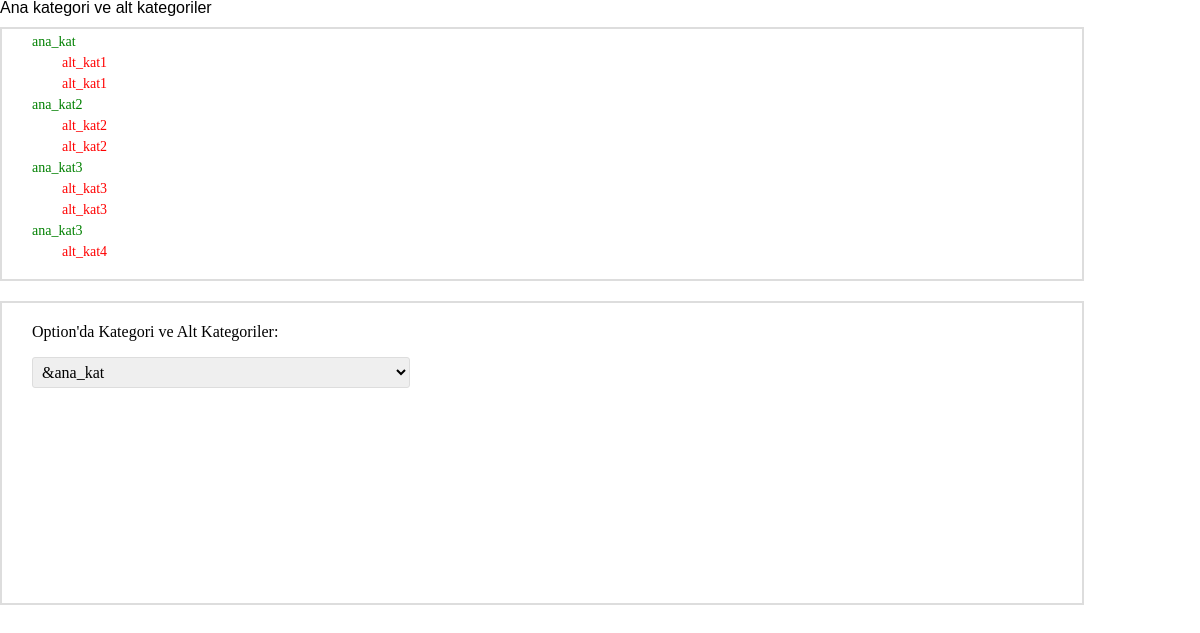
The page / on the database its author committed.
### tables this page shows
CREATE TABLE IF NOT EXISTS `ana_kategori` (
  `kategori_id` int(11) NOT NULL AUTO_INCREMENT,
  `kategori_adi` varchar(100) NOT NULL,
  PRIMARY KEY (`kategori_id`)
);

CREATE TABLE IF NOT EXISTS `alt_kategoriler` (
  `alt_kategori_id` int(11) NOT NULL AUTO_INCREMENT,
  `alt_kategori_adi` varchar(100) NOT NULL,
  `alt_ana_kategori` int(11) NOT NULL,
  PRIMARY KEY (`alt_kategori_id`)
);

### index.php (called while the page is built)
<?php
require_once "ayar.php";
require_once "tasarim.php";
?>

### tasarim.php (the view, shortened to what this page needs)
<!DOCTYPE html PUBLIC "-//W3C//DTD XHTML 1.0 Transitional//EN" "http://www.w3.org/TR/xhtml1/DTD/xhtml1-transitional.dtd">
<html xmlns="http://www.w3.org/1999/xhtml" xml:lang="en">
<head>
</head>
<body>
    <span id=text>Ana kategori ve alt kategoriler</span>
	<div id="kategori">
		<ul class="anasayfa">
		<?php
	     $query  =$db->query("SELECT  * FROM ana_kategori ORDER BY kategori_id  ASC",PDO::FETCH_ASSOC);
	     if ($query -> rowCount()) {
          foreach ($query   as  $row) {
            echo '<li id="'.$row["kategori_id"].'"><a href="#">'.$row["kategori_adi"].'</a>';
				$querym =$db->query("SELECT * FROM alt_kategoriler WHERE alt_ana_kategori=".$row["kategori_id"]."");
				if($querym -> rowCount()){
				 echo '<ul id="'.$row["kategori_id"].'" >';
				 foreach ($querym as $row){
				   echo '<li><a href="#">'.$row["alt_kategori_adi"].'</a></li>';
				  }
			echo '</ul>';
          }
      }
	}
	  ?>
	</ul>
	</div>
	<div id="alt_kategori">
		<ul>
		<span>Option'da Kategori ve Alt Kategoriler:</span><br/>
		<select name="salt_ana_kategori">
			 <?php
			 $query  =$db->query("SELECT  * FROM ana_kategori ORDER BY kategori_id  ASC",PDO::FETCH_ASSOC);
			  if ($query -> rowCount()) {
				  foreach ($query   as  $katRow) {
					echo '<option value="asd">&'.$katRow["kategori_adi"].'</option>';
				  }
			  }
			?>
		</select>
		</ul>
	</div>
</body>
</html>

### css/kategori.css (style rules this page uses)
ul,li { margin: 0; padding: 0; border: 0; list-style: none; font: 14px Arial; }
#text { display:block;height:7px }
#kategori { position:relative;margin-top:20px;width:90%;border:2px solid #ddd;height:250px;float:left;display:block }
#kategori ul { position:relative;width:50%;margin-left:30px; color:green }
ul.anasayfa li>ul>li>a { color:red }
ul.anasayfa li>a { color:green }
#kategori ul li { width:300px;font:14px Arial italic;position:relative;margin-top:5px; }
#alt_kategori { position:relative;margin-top:20px;width:90%;border:2px solid #ddd;height:300px;float:left; }
#alt_kategori ul { position:relative;width:50%;margin-left:30px }
#alt_kategori ul span { width:80%;font:17px Arial bold;margin-top:20px;display:block }
#alt_kategori select { width:70%; padding:5px; border: 1px solid #ddd; border-radius:3px;font:16px Arial bold }
#alt_kategori ul span { display:block;font:16px Arial bold }

### rows shown on the page
ana_kategori: kategori_adi "ana_kat"
alt_kategoriler: alt_kategori_adi "alt_kat1"
alt_kategoriler: alt_kategori_adi "alt_kat1"
ana_kategori: kategori_adi "ana_kat2"
alt_kategoriler: alt_kategori_adi "alt_kat2"
alt_kategoriler: alt_kategori_adi "alt_kat2"
ana_kategori: kategori_adi "ana_kat3"
alt_kategoriler: alt_kategori_adi "alt_kat3"
alt_kategoriler: alt_kategori_adi "alt_kat3"
ana_kategori: kategori_adi "ana_kat3"
alt_kategoriler: alt_kategori_adi "alt_kat4"
